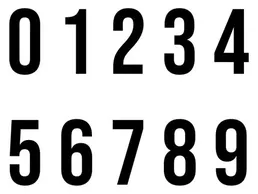
#> input picture 0to9.webp, 258 x 194 px, shrunk from 474 x 356 before the run
$ jupyter execute eroision_dilation.ipynb
#> lines starting #> are read from the running program, lines starting #| are printed output that depends on the picture
[cell 1]
import matplotlib.pyplot as plt
import numpy as np
import cv2

img = cv2.imread("0to9.webp",0)
#> img: shape (194, 258); min 0, max 255, mean 194.3
img = cv2.bitwise_not(img)
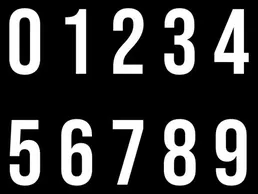
#> img: shape (194, 258); min 0, max 255, mean 60.7


kernel = np.ones((3,3),np.uint8)

eroision = cv2.erode(src=img,kernel=kernel,iterations=2)
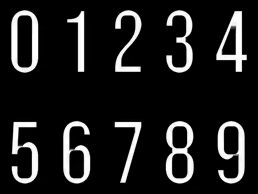
#> eroision: shape (194, 258); min 0, max 255, mean 31.2

dilation = cv2.dilate(img,kernel,iterations=1)
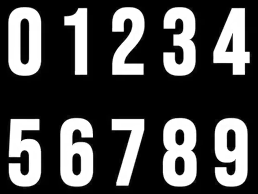
#> dilation: shape (194, 258); min 0, max 255, mean 75.9

plt.figure(figsize=(10,3))
plt.subplot(1,3,2),plt.imshow(eroision,cmap='gray'),plt.title('Eroision Effect'),plt.axis('off')
plt.subplot(1,3,3),plt.imshow(dilation,cmap='gray'),plt.title('Dilation Effect'),plt.axis('off')
plt.subplot(1,3,1),plt.imshow(img,cmap='gray'),plt.title('Original'),plt.axis('off')
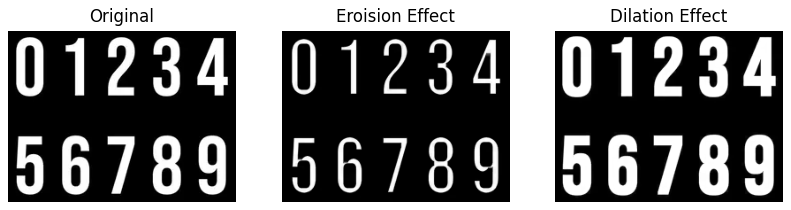
#> figure drawn by matplotlib, 3 panels

[cell 2]
img = cv2.imread('rose2.jpg')
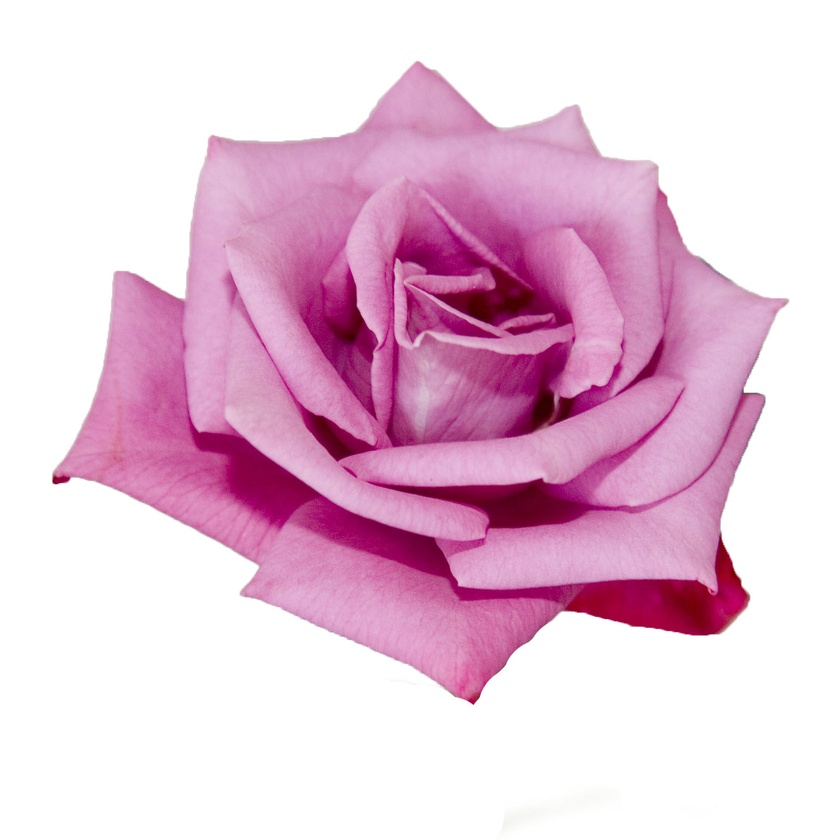
#> input picture rose2.jpg, 840 x 840 px, shrunk from 1543 x 1543 before the run
#> img is the input picture: shape (840, 840, 3); mean B, G, R 218, 197.7, 231.4
img = cv2.cvtColor(img,cv2.COLOR_BGR2YCrCb)
#> img: shape (840, 840, 3); mean of channels 0, 1, 2 210.1, 143.2, 132.5
y,Cr,Cb = cv2.split(img)
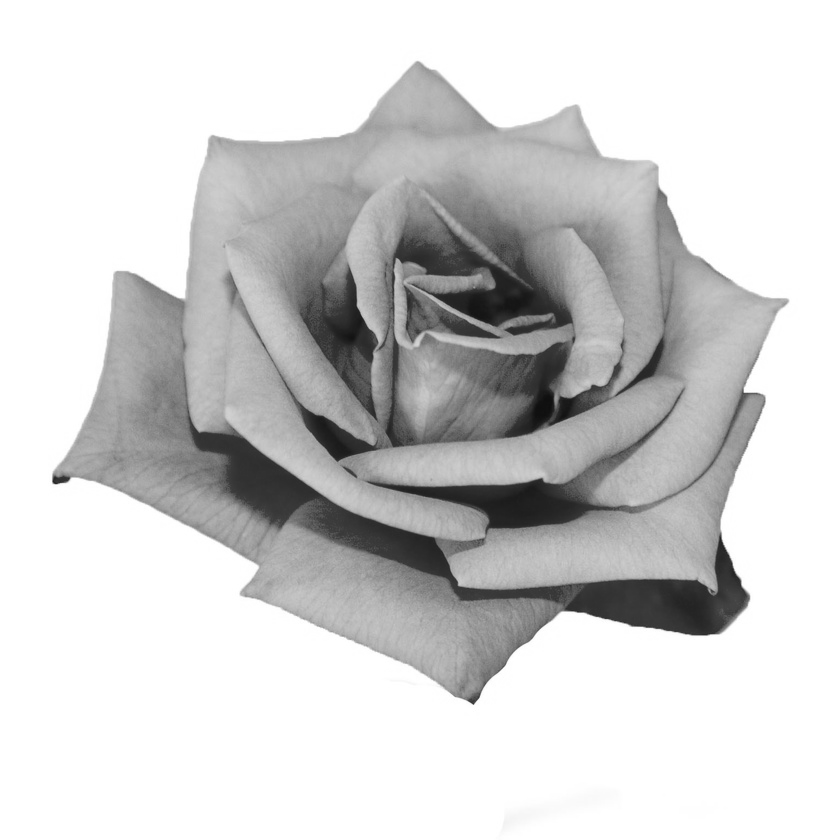
#> y: shape (840, 840); min 14, max 255, mean 210.1
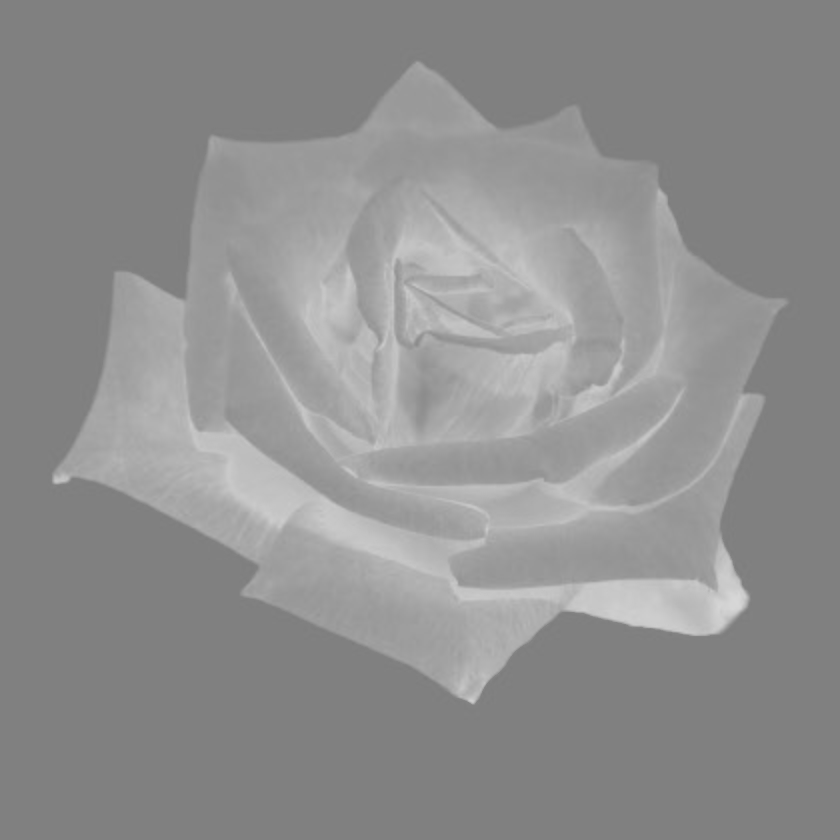
#> Cr: shape (840, 840); min 124, max 215, mean 143.2
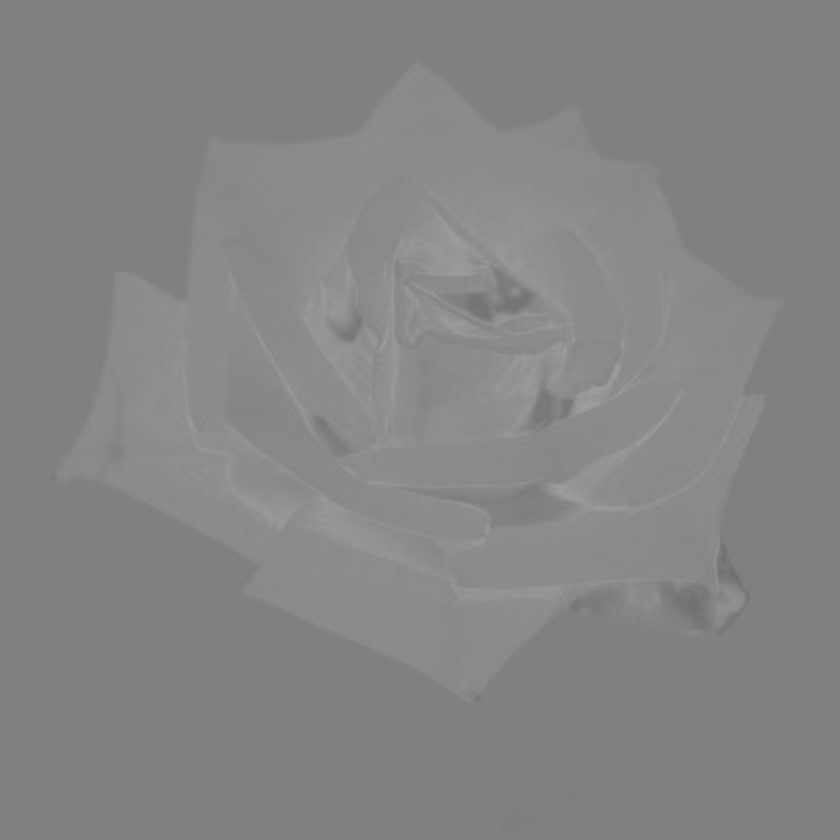
#> Cb: shape (840, 840); min 108, max 159, mean 132.5

plt.figure(figsize=(10,8))
plt.subplot(2,2,1),plt.imshow(cv2.cvtColor(img,cv2.COLOR_YCrCb2RGB)),plt.title("Original"),plt.axis('off')
plt.subplot(2,2,2),plt.imshow(y,cmap='gray'),plt.title("Y Luminanace"),plt.axis('off')
plt.subplot(2,2,3),plt.imshow(Cr,cmap='gray'),plt.title("Chrominance red"),plt.axis('off')
plt.subplot(2,2,4),plt.imshow(Cb,cmap='gray'),plt.title("Chrominance blue"),plt.axis('off')
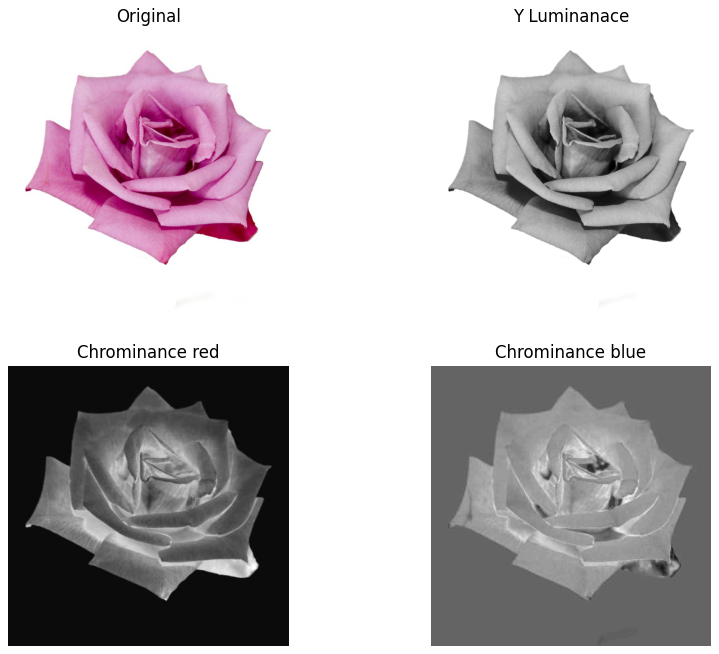
#> figure drawn by matplotlib, 4 panels
